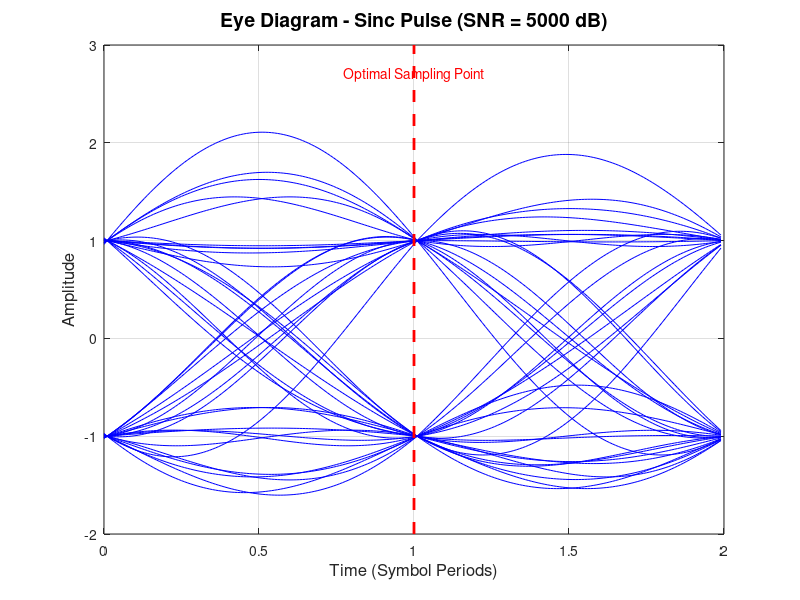
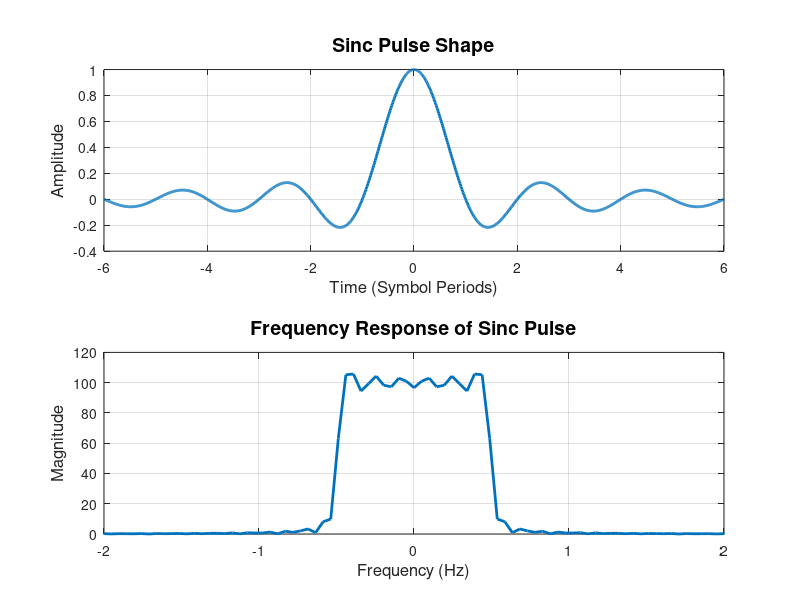
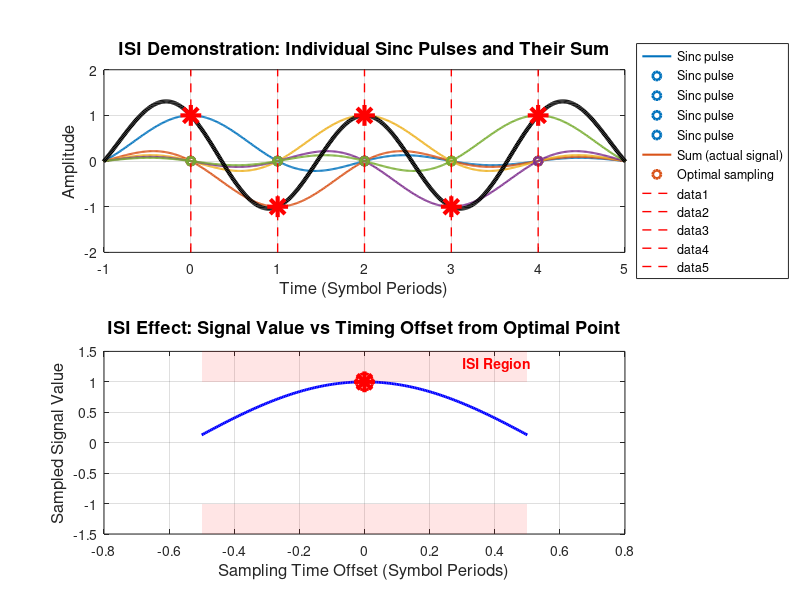

Here is the MATLAB script that generated these plots, in order:
% Eye Diagram Construction for Sinc Pulse
% This script generates an eye diagram showing the received signal quality
% for a baseband digital transmission using sinc pulse shaping

clear all; close all; clc;

%% Parameters
T = 1;                    % Symbol period
fs = 100;                 % Sampling frequency (samples per symbol)
dt = T/fs;                % Sampling interval
num_symbols = 100;        % Number of data symbols
span = 6;                 % Sinc pulse span in symbols

%% Generate random binary data
data = randi([0 1], num_symbols, 1);
data_bipolar = 2*data - 1;  % Convert to bipolar (-1, +1)

%% Create sinc pulse (ideal Nyquist pulse)
t_pulse = -span*T:dt:span*T;
sinc_pulse = sinc(t_pulse/T);  % sinc(t/T) = sin(pi*t/T)/(pi*t/T)

%% Upsample data and convolve with pulse
data_upsampled = zeros(num_symbols*fs, 1);
data_upsampled(1:fs:end) = data_bipolar;

% Filter with sinc pulse
tx_signal = conv(data_upsampled, sinc_pulse, 'same');

%% Add noise (optional - adjust SNR as needed)
SNR_dB = 5000;  % Signal-to-Noise Ratio in dB
tx_signal_noisy = awgn(tx_signal, SNR_dB, 'measured');

%% Construct Eye Diagram
eye_period = 2*T;  % Two symbol periods for eye diagram
samples_per_eye = 2*fs;  % Samples in eye period

% Discard initial and final transients
skip_symbols = span + 5;
start_idx = skip_symbols * fs;
end_idx = length(tx_signal_noisy) - skip_symbols * fs;
signal_segment = tx_signal_noisy(start_idx:end_idx);

% Reshape signal into eye diagram traces
num_traces = floor(length(signal_segment) / samples_per_eye);
eye_data = reshape(signal_segment(1:num_traces*samples_per_eye), ...
                   samples_per_eye, num_traces);

%% Plot Eye Diagram
figure('Position', [100 100 800 600]);
t_eye = (0:samples_per_eye-1) * dt;

% Plot all traces
plot(t_eye, eye_data, 'b', 'LineWidth', 0.5);
hold on;
plot([T T], ylim, 'r--', 'LineWidth', 2);  % Optimal sampling point
grid on;

xlabel('Time (Symbol Periods)', 'FontSize', 12);
ylabel('Amplitude', 'FontSize', 12);
title(sprintf('Eye Diagram - Sinc Pulse (SNR = %d dB)', SNR_dB), ...
      'FontSize', 14, 'FontWeight', 'bold');
xlim([0 eye_period]);

% Add annotations
text(T, max(ylim)*0.9, 'Optimal Sampling Point', ...
     'Color', 'r', 'FontSize', 10, 'HorizontalAlignment', 'center');

%% Plot original sinc pulse for reference
figure('Position', [920 100 800 600]);
subplot(2,1,1);
plot(t_pulse, sinc_pulse, 'LineWidth', 2);
grid on;
xlabel('Time (Symbol Periods)', 'FontSize', 12);
ylabel('Amplitude', 'FontSize', 12);
title('Sinc Pulse Shape', 'FontSize', 14, 'FontWeight', 'bold');
xlim([-span*T, span*T]);

% Plot frequency response
subplot(2,1,2);
N = 2048;
H = fft(sinc_pulse, N);
f = (-N/2:N/2-1)/(N*dt);
plot(f, fftshift(abs(H)), 'LineWidth', 2);
grid on;
xlabel('Frequency (Hz)', 'FontSize', 12);
ylabel('Magnitude', 'FontSize', 12);
title('Frequency Response of Sinc Pulse', 'FontSize', 14, 'FontWeight', 'bold');
xlim([-2/T, 2/T]);

%% Display eye diagram metrics
fprintf('=== Eye Diagram Analysis ===\n');
fprintf('Number of traces: %d\n', num_traces);
fprintf('Symbol period: %.2f\n', T);
fprintf('Samples per symbol: %d\n', fs);
fprintf('SNR: %d dB\n', SNR_dB);

% Calculate eye opening at optimal sampling point
sampling_idx = fs + 1;  % At T (one symbol period)
eye_heights = eye_data(sampling_idx, :);
eye_opening = max(eye_heights) - min(eye_heights);
fprintf('Eye opening at optimal sampling: %.3f\n', eye_opening);

%% Demonstrate ISI at different sampling points
figure('Position', [100 100 1000 700]);

% Create a detailed example with 5 symbols
example_data = [1, -1, 1, -1, 1];
t_example = -2*T:dt:7*T;

% Plot individual sinc pulses and their sum
subplot(2,1,1);
colors = lines(5);
sum_signal = zeros(size(t_example));

for i = 1:length(example_data)
    t_shifted = t_example - (i-1)*T;
    pulse_i = example_data(i) * sinc(t_shifted/T);
    plot(t_example/T, pulse_i, 'Color', colors(i,:), 'LineWidth', 1.5);
    hold on;
    sum_signal = sum_signal + pulse_i;
    
    % Mark the zero-crossings
    for j = 1:length(example_data)
        if i ~= j
            plot((j-1), 0, 'o', 'Color', colors(i,:), ...
                 'MarkerSize', 6, 'LineWidth', 2);
        end
    end
end

% Plot the sum
plot(t_example/T, sum_signal, 'k', 'LineWidth', 3);

% Mark optimal sampling points
for i = 1:length(example_data)
    plot((i-1), example_data(i), 'r*', 'MarkerSize', 15, 'LineWidth', 3);
end

grid on;
xlabel('Time (Symbol Periods)', 'FontSize', 12);
ylabel('Amplitude', 'FontSize', 12);
title('ISI Demonstration: Individual Sinc Pulses and Their Sum', ...
      'FontSize', 13, 'FontWeight', 'bold');
legend([repmat({'Sinc pulse '}, 1, 5), 'Sum (actual signal)', ...
        'Optimal sampling'], 'Location', 'eastoutside');
xlim([-1 5]);
ylim([-2 2]);

% Add vertical lines at sampling instants
for i = 0:4
    plot([i i], ylim, 'r--', 'LineWidth', 1);
end

% Subplot 2: Show signal value vs sampling time offset
subplot(2,1,2);
time_offsets = linspace(-0.5*T, 0.5*T, 200);
signal_values = zeros(size(time_offsets));

for idx = 1:length(time_offsets)
    t_sample = 2*T + time_offsets(idx);  % Sample around the 3rd symbol
    
    % Calculate signal value at this time
    val = 0;
    for i = 1:length(example_data)
        val = val + example_data(i) * sinc((t_sample - (i-1)*T)/T);
    end
    signal_values(idx) = val;
end

plot(time_offsets/T, signal_values, 'b', 'LineWidth', 2);
hold on;
plot(0, example_data(3), 'r*', 'MarkerSize', 15, 'LineWidth', 3);
plot(0, example_data(3), 'ro', 'MarkerSize', 12, 'LineWidth', 2);
grid on;
xlabel('Sampling Time Offset (Symbol Periods)', 'FontSize', 12);
ylabel('Sampled Signal Value', 'FontSize', 12);
title('ISI Effect: Signal Value vs Timing Offset from Optimal Point', ...
      'FontSize', 13, 'FontWeight', 'bold');
ylim([-1.5 1.5]);

% Highlight ISI regions
y_lim = ylim;
patch([time_offsets(1)/T, time_offsets(end)/T, time_offsets(end)/T, time_offsets(1)/T], ...
      [1, 1, y_lim(2), y_lim(2)], 'r', 'FaceAlpha', 0.1, 'EdgeColor', 'none');
patch([time_offsets(1)/T, time_offsets(end)/T, time_offsets(end)/T, time_offsets(1)/T], ...
      [-1, -1, y_lim(1), y_lim(1)], 'r', 'FaceAlpha', 0.1, 'EdgeColor', 'none');
text(0.3, 1.3, 'ISI Region', 'Color', 'r', 'FontSize', 10, 'FontWeight', 'bold');

fprintf('\n=== Key Insight ===\n');
fprintf('At optimal sampling (offset = 0): Signal = %.3f (clean!)\n', example_data(3));
fprintf('Maximum ISI observed: %.3f (%.1f%% error)\n', ...
        max(abs(signal_values - example_data(3))), ...
        100*max(abs(signal_values - example_data(3))));
fprintf('\nThe sinc pulse guarantees zero ISI ONLY at optimal sampling points.\n');
fprintf('Between these points, ISI can cause values to exceed ±1.\n');